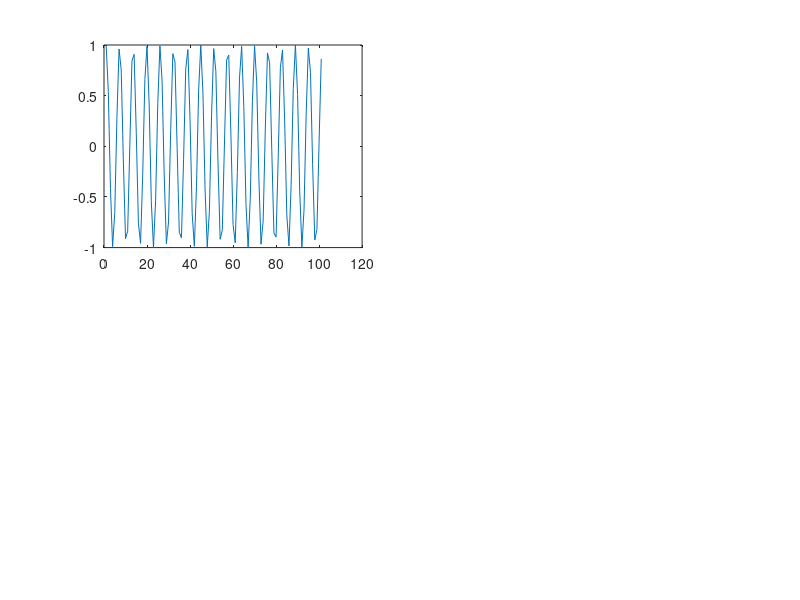

This figure's MATLAB source: (Note: this script raises an error after producing the figure.)

i = 1;
a = 1;
n = 0:1:100;

for beta = [1j -1+1j]
    alpha = exp( beta );
    
    x = a.* (alpha).^n;
    subplot(2,2,i)
    plot(real(x)),title("real alpha = " + alpha + " beta = " + beta );
    
    subplot(2,2,i+1)
    plot(imag(x)),title("imag alpha = " + alpha + " beta = " + beta);
    i = i + 2;
end